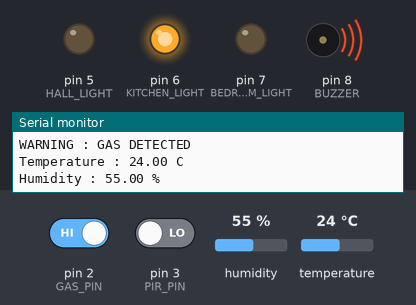
Bench run of a sketch on a simulated Arduino Uno, built with avr-gcc and run on an emulated ATmega328P. Parts: output pins drawn as LEDs (lit = HIGH), buzzer (waves = sounding, pin HIGH), the last lines printed to the serial monitor. The inputs (shaded band) are chosen by the test bench; at power-on: pin 2 (GAS_PIN) HIGH, pin 3 (PIR_PIN) LOW, humidity 55 %, temperature 24 °C.

Above: at 2.8 s.
2.9 s: pin 2 (GAS_PIN) driven LOW
At 3.4 s:
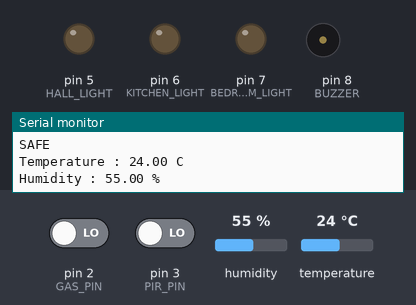
4.5 s: pin 3 (PIR_PIN) driven HIGH
At 5.9 s:
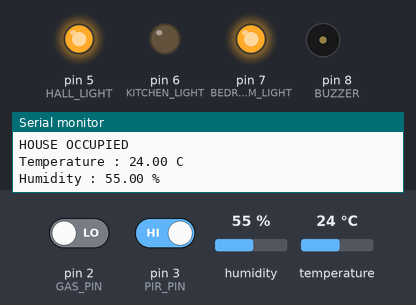
6.5 s: pin 2 (GAS_PIN) driven HIGH
At 8.3 s:
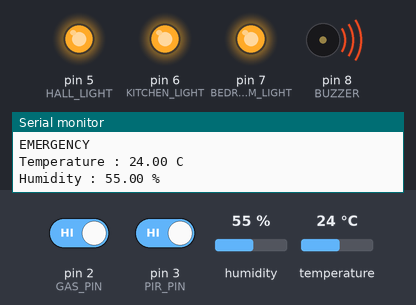
8.6 s: pin 3 (PIR_PIN) driven LOW
At 9.7 s:
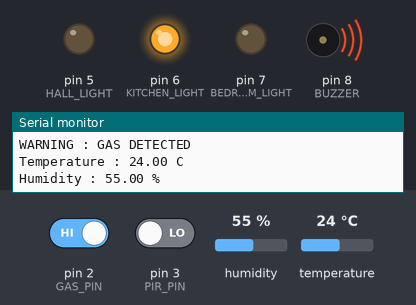
Timing chart, 0 to 11.6 s (numbered marks = the images above; inputs shaded):
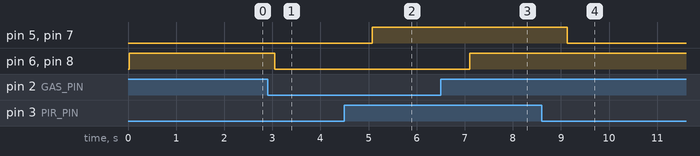

The sketch:

test.ino
```cpp
#include <DHT.h>

#define GAS_PIN 2
#define PIR_PIN 3
#define DHT_PIN 4

#define HALL_LIGHT 5
#define KITCHEN_LIGHT 6
#define BEDROOM_LIGHT 7

#define BUZZER 8

#define DHTTYPE DHT11

DHT dht(DHT_PIN, DHTTYPE);

void setup()
{
  Serial.begin(115200);

  pinMode(GAS_PIN, INPUT);
  pinMode(PIR_PIN, INPUT);

  pinMode(HALL_LIGHT, OUTPUT);
  pinMode(KITCHEN_LIGHT, OUTPUT);
  pinMode(BEDROOM_LIGHT, OUTPUT);

  pinMode(BUZZER, OUTPUT);

  dht.begin();

  Serial.println("AEGIS AI STARTED");
}

void loop()
{

  bool gas = digitalRead(GAS_PIN);
  bool motion = digitalRead(PIR_PIN);

  float temp = dht.readTemperature();
  float hum = dht.readHumidity();

  // Turn everything OFF first

  digitalWrite(HALL_LIGHT, LOW);
  digitalWrite(KITCHEN_LIGHT, LOW);
  digitalWrite(BEDROOM_LIGHT, LOW);

  digitalWrite(BUZZER, LOW);

  // SAFE

  if(!gas && !motion)
  {
      Serial.println("SAFE");
  }

  // PERSON INSIDE

  else if(motion && !gas)
  {
      Serial.println("HOUSE OCCUPIED");

      digitalWrite(HALL_LIGHT, HIGH);
      digitalWrite(BEDROOM_LIGHT, HIGH);
  }

  // GAS LEAK

  else if(gas && !motion)
  {
      Serial.println("WARNING : GAS DETECTED");

      digitalWrite(KITCHEN_LIGHT, HIGH);
      digitalWrite(BUZZER, HIGH);
  }

  // EMERGENCY

  else
  {
      Serial.println("EMERGENCY");

      digitalWrite(HALL_LIGHT, HIGH);
      digitalWrite(KITCHEN_LIGHT, HIGH);
      digitalWrite(BEDROOM_LIGHT, HIGH);

      digitalWrite(BUZZER, HIGH);
  }

  Serial.print("Temperature : ");
  Serial.print(temp);
  Serial.println(" C");

  Serial.print("Humidity : ");
  Serial.print(hum);
  Serial.println(" %");

  delay(1000);
}
```

Measured:
- after the input at 2.9 s, pin 6 (KITCHEN_LIGHT), pin 8 (BUZZER): HIGH → LOW after 0.15 s
- after the input at 4.5 s, pin 5 (HALL_LIGHT), pin 7 (BEDROOM_LIGHT): LOW → HIGH after 0.58 s
- after the input at 6.5 s, pin 6 (KITCHEN_LIGHT), pin 8 (BUZZER): LOW → HIGH after 0.60 s
- after the input at 8.6 s, pin 5 (HALL_LIGHT), pin 7 (BEDROOM_LIGHT): HIGH → LOW after 0.53 s
